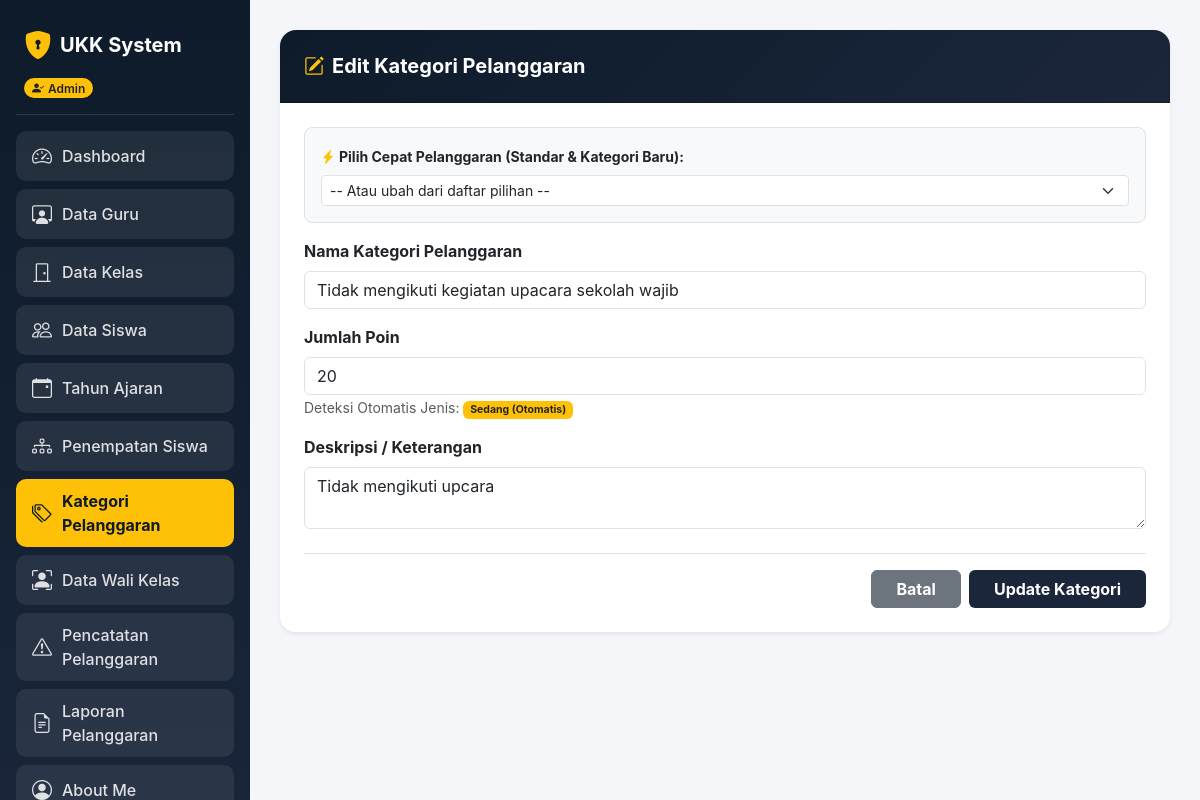
The page /kategori/kategori_edit.php?id=44 (signed in) on the database its author committed.
### tables this page shows
CREATE TABLE `t_pelanggaran_kategori` (
  `id` int(11) NOT NULL,
  `nama` varchar(100) DEFAULT NULL,
  `siswa_id` int(11) NOT NULL,
  `pelanggaran_kategori_id` int(20) NOT NULL,
  `poin` int(11) NOT NULL,
  `tanggal` datetime NOT NULL DEFAULT current_timestamp() ON UPDATE current_timestamp(),
  `deskripsi` text NOT NULL,
  `status_aktif` tinyint(1) NOT NULL,
  `created_at` timestamp NOT NULL DEFAULT current_timestamp(),
  `updated_at` timestamp NOT NULL DEFAULT current_timestamp()
);

### kategori/kategori_edit.php (the view, shortened to what this page needs)
<?php
include '../koneksi.php';
$role = $_SESSION['role'];
$id = $_GET['id'] ?? '';
$id = mysqli_real_escape_string($koneksi, $id);
$q_data = mysqli_query($koneksi, "SELECT * FROM t_pelanggaran_kategori WHERE id = '$id'");
$data   = mysqli_fetch_assoc($q_data);
?>
<!DOCTYPE html>
<html lang="id">
<head>
  <link href="https://cdn.jsdelivr.net/npm/bootstrap@5.3.0/dist/css/bootstrap.min.css" rel="stylesheet">
  <link rel="stylesheet" href="https://cdn.jsdelivr.net/npm/bootstrap-icons@1.11.1/font/bootstrap-icons.css">
</head>
<body>
  <div class="container-fluid p-0">
    <div class="sidebar p-3 text-white">
      <div class="d-flex align-items-center gap-2 mb-2 px-2 mt-2">
        <i class="bi bi-shield-lock-fill fs-3 text-warning"></i>
        <h4 class="mb-0 fw-bold fs-5">UKK System</h4>
      </div>
      <div class="px-2 mb-3">
        <span class="badge bg-warning text-dark px-2 py-1 rounded-pill fw-semibold"><i class="bi bi-person-check-fill me-1"></i><?= $role; ?></span>
      </div>
      <hr class="text-white-50">
      <ul class="nav flex-column mb-auto">
        <li class="nav-item"><a href="../dashboard.php?tab=menu1" class="nav-link-custom"><i class="bi bi-speedometer2 fs-5"></i><span>Dashboard</span></a></li>
        <li class="nav-item"><a href="../dashboard.php?tab=menu2" class="nav-link-custom"><i class="bi bi-person-workspace fs-5"></i><span>Data Guru</span></a></li>
        <li class="nav-item"><a href="../dashboard.php?tab=menu3" class="nav-link-custom"><i class="bi bi-door-closed fs-5"></i><span>Data Kelas</span></a></li>
        <li class="nav-item"><a href="../dashboard.php?tab=menu4" class="nav-link-custom"><i class="bi bi-people fs-5"></i><span>Data Siswa</span></a></li>
        <li class="nav-item"><a href="../dashboard.php?tab=menu5" class="nav-link-custom"><i class="bi bi-calendar-event fs-5"></i><span>Tahun Ajaran</span></a></li>
        <li class="nav-item"><a href="../dashboard.php?tab=menu6" class="nav-link-custom"><i class="bi bi-diagram-3 fs-5"></i><span>Penempatan Siswa</span></a></li>
        <li class="nav-item"><a href="../dashboard.php?tab=menu7" class="nav-link-custom" style="background-color: #ffc107; color: #0d1b2a; font-weight: 700;"><i class="bi bi-tags fs-5"></i><span>Kategori Pelanggaran</span></a></li>
        <li class="nav-item"><a href="../dashboard.php?tab=menu8" class="nav-link-custom"><i class="bi bi-person-bounding-box fs-5"></i><span>Data Wali Kelas</span></a></li>
        <li class="nav-item"><a href="../dashboard.php?tab=menu9" class="nav-link-custom"><i class="bi bi-exclamation-triangle fs-5"></i><span>Pencatatan Pelanggaran</span></a></li>
        <li class="nav-item"><a href="../dashboard.php?tab=menu10" class="nav-link-custom"><i class="bi bi-file-earmark-text fs-5"></i><span>Laporan Pelanggaran</span></a></li>
        <li class="nav-item"><a href="../dashboard.php?tab=menu_about" class="nav-link-custom"><i class="bi bi-person-circle fs-5"></i><span>About Me</span></a></li>
      </ul>
    </div>
    <div class="content-wrapper">
      <form action="" method="POST">
        <div class="card shadow-sm border-0 rounded-4 overflow-hidden w-100">
          <div class="card-header text-white p-4" style="background: linear-gradient(135deg, #0d1b2a 0%, #1b263b 100%);">
            <h5 class="mb-0 fw-bold"><i class="bi bi-pencil-square me-2 text-warning"></i>Edit Kategori Pelanggaran</h5>
          </div>
          <div class="card-body p-4 bg-white">
            <div class="mb-3 p-3 bg-light rounded-3 border">
              <label class="form-label fw-bold text-dark small mb-2"><i class="bi bi-lightning-charge-fill text-warning me-1"></i>Pilih Cepat Pelanggaran (Standar & Kategori Baru):</label>
              <select id="pilihPreset" class="form-select form-select-sm" onchange="isiOtomatis(this)">
                <option value="">-- Atau ubah dari daftar pilihan --</option>
                  <?php
                  $q_db_kat = mysqli_query($koneksi, "SELECT * FROM t_pelanggaran_kategori WHERE poin > 0 AND nama NOT LIKE 'Kategori%' ORDER BY id DESC");
                  ?>
              </select>
            </div>
            <div class="mb-3">
              <label class="form-label fw-bold">Nama Kategori Pelanggaran</label>
              <input type="text" name="nama_kategori" id="inputNama" class="form-control" value="<?= htmlspecialchars($data['nama'] ?? $data['nama_kategori'] ?? ''); ?>" required>
            </div>
            <div class="mb-3">
              <label class="form-label fw-bold">Jumlah Poin</label>
              <input type="number" name="poin" id="inputPoin" class="form-control" value="<?= htmlspecialchars($data['poin'] ?? ''); ?>" required oninput="cekJenisPoin(this.value)">
              <small class="text-muted">Deteksi Otomatis Jenis: <span id="badgeJenis" class="badge bg-secondary">Memuat...</span></small>
            </div>
            <div class="mb-4">
              <label class="form-label fw-bold">Deskripsi / Keterangan</label>
              <textarea name="deskripsi" class="form-control" rows="2"><?= htmlspecialchars($data['deskripsi'] ?? ''); ?></textarea>
            </div>
            <div class="pt-3 border-top d-flex gap-2 justify-content-end">
              <a href="../dashboard.php?tab=menu7" class="btn btn-secondary px-4 fw-bold">Batal</a>
              <button type="submit" name="update" class="btn text-white px-4 fw-bold" style="background-color: #1b263b;">Update Kategori</button>
            </div>
          </div>
        </div>
      </form>
    </div>
  </div>
</body>
</html>

### kategori/kategori_edit.php (style rules this page uses)
body { font-family: 'Inter', sans-serif; background-color: #f4f6f9; color: #333; overflow-x: hidden; margin: 0; }
.sidebar { background: linear-gradient(180deg, #0d1b2a 0%, #1b263b 100%); min-height: 100vh; position: fixed; top: 0; left: 0; width: 250px; z-index: 1000; }
.sidebar .nav-link-custom { color: rgba(255, 255, 255, 0.85); background-color: rgba(255, 255, 255, 0.08); border-radius: 10px; padding: 10px 16px; margin-bottom: 8px; font-weight: 500; display: flex; align-items: center; gap: 10px; text-decoration: none; }
.content-wrapper { margin-left: 250px; padding: 30px; width: calc(100% - 250px); box-sizing: border-box; }

### rows shown on the page
t_pelanggaran_kategori: nama_kategori "Tidak mengikuti kegiatan upacara sekolah wajib", poin "20", deskripsi "Tidak mengikuti upcara"

### other values the page prints
$role "Admin"
